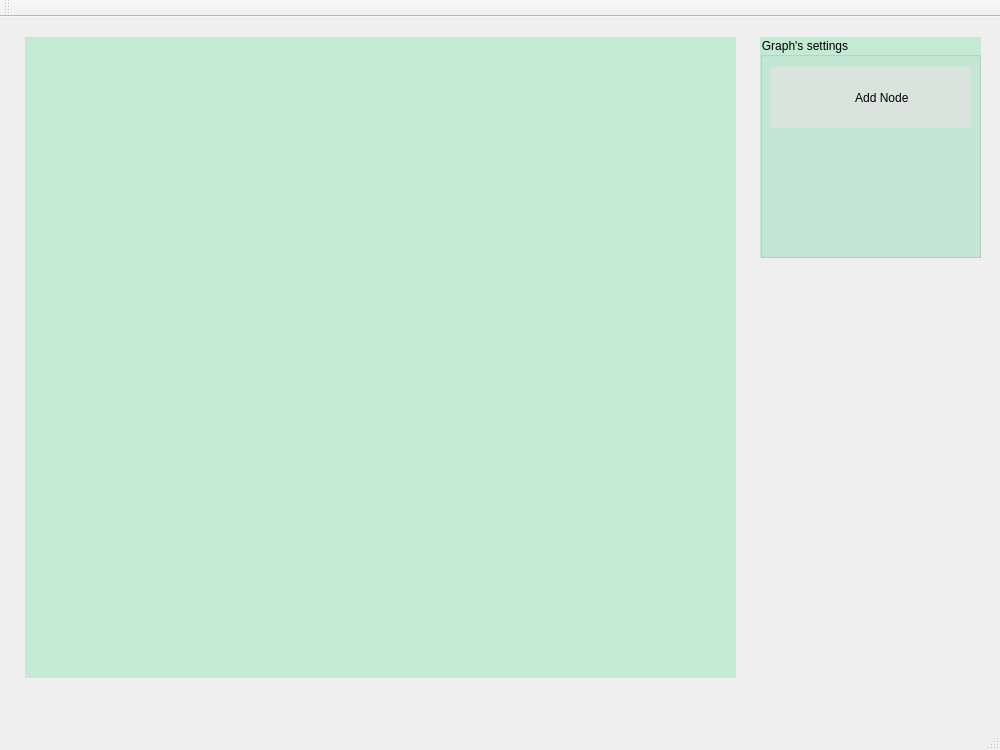
<?xml version="1.0" encoding="UTF-8"?>
<ui version="4.0">
 <class>MainWindow</class>
 <widget class="QMainWindow" name="MainWindow">
  <property name="geometry">
   <rect>
    <x>0</x>
    <y>0</y>
    <width>1000</width>
    <height>750</height>
   </rect>
  </property>
  <property name="windowTitle">
   <string>Hello, world!</string>
  </property>
  <widget class="QWidget" name="centralWidget">
   <widget class="QGroupBox" name="gSettings">
    <property name="geometry">
     <rect>
      <x>760</x>
      <y>20</y>
      <width>221</width>
      <height>221</height>
     </rect>
    </property>
    <property name="styleSheet">
     <string notr="true">#gSettings {
background-color: rgba(170, 231, 195, 156);
}</string>
    </property>
    <property name="title">
     <string>Graph's settings</string>
    </property>
    <widget class="QPushButton" name="addNode">
     <property name="geometry">
      <rect>
       <x>10</x>
       <y>30</y>
       <width>201</width>
       <height>61</height>
      </rect>
     </property>
     <property name="styleSheet">
      <string notr="true">#addNode {
background-color: rgba(226, 226, 226, 171);
	font: 16pt &quot;Avenir Next&quot;;

border: none;

}</string>
     </property>
     <property name="text">
      <string>       Add Node</string>
     </property>
    </widget>
    <widget class="QLabel" name="label">
     <property name="geometry">
      <rect>
       <x>20</x>
       <y>40</y>
       <width>41</width>
       <height>41</height>
      </rect>
     </property>
     <property name="frameShape">
      <enum>QFrame::NoFrame</enum>
     </property>
     <property name="text">
      <string/>
     </property>
     <property name="pixmap">
      <pixmap>../../circle_7609.png</pixmap>
     </property>
     <property name="scaledContents">
      <bool>true</bool>
     </property>
     <property name="alignment">
      <set>Qt::AlignCenter</set>
     </property>
     <property name="wordWrap">
      <bool>true</bool>
     </property>
    </widget>
   </widget>
   <widget class="QGraphicsView" name="gView">
    <property name="geometry">
     <rect>
      <x>25</x>
      <y>20</y>
      <width>711</width>
      <height>641</height>
     </rect>
    </property>
    <property name="styleSheet">
     <string notr="true">#gView {

background-color: rgba(170, 231, 195, 156);
border: 2;
	border-color: rgb(90, 137, 155);
}</string>
    </property>
   </widget>
   <widget class="QLabel" name="label_2">
    <property name="geometry">
     <rect>
      <x>310</x>
      <y>80</y>
      <width>91</width>
      <height>91</height>
     </rect>
    </property>
    <property name="text">
     <string/>
    </property>
    <property name="pixmap">
     <pixmap>../../circle_7609.png</pixmap>
    </property>
    <property name="scaledContents">
     <bool>true</bool>
    </property>
    <property name="alignment">
     <set>Qt::AlignCenter</set>
    </property>
   </widget>
   <widget class="QLabel" name="label_3">
    <property name="geometry">
     <rect>
      <x>150</x>
      <y>280</y>
      <width>91</width>
      <height>91</height>
     </rect>
    </property>
    <property name="text">
     <string/>
    </property>
    <property name="pixmap">
     <pixmap>../../circle_7609.png</pixmap>
    </property>
    <property name="scaledContents">
     <bool>true</bool>
    </property>
    <property name="alignment">
     <set>Qt::AlignCenter</set>
    </property>
   </widget>
  </widget>
  <widget class="QMenuBar" name="menuBar">
   <property name="geometry">
    <rect>
     <x>0</x>
     <y>0</y>
     <width>1000</width>
     <height>22</height>
    </rect>
   </property>
  </widget>
  <widget class="QToolBar" name="mainToolBar">
   <attribute name="toolBarArea">
    <enum>TopToolBarArea</enum>
   </attribute>
   <attribute name="toolBarBreak">
    <bool>false</bool>
   </attribute>
  </widget>
  <widget class="QStatusBar" name="statusBar"/>
 </widget>
 <layoutdefault spacing="6" margin="11"/>
 <resources/>
 <connections/>
</ui>
